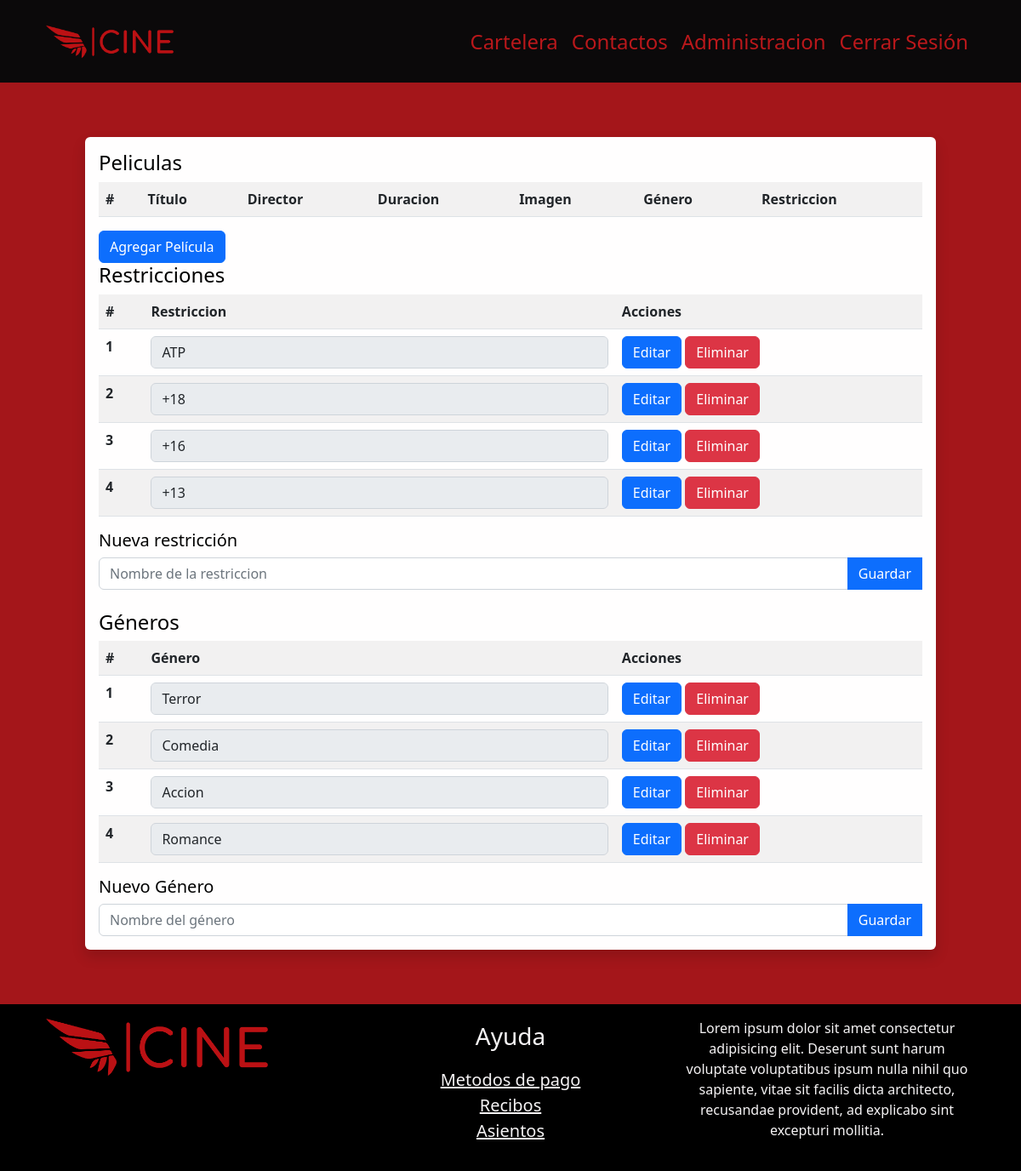
Screenshot of /administracion.php (signed in) with the database file from the repository.
### tables this page shows
CREATE TABLE `restricciones` (
  `restriccion_id` int(11) NOT NULL,
  `restriccion` varchar(5) DEFAULT NULL
);

CREATE TABLE `generos` (
  `genero_id` int(11) NOT NULL,
  `genero` varchar(30) NOT NULL
);

### administracion.php (the view, shortened to what this page needs)
<!DOCTYPE html>
<html lang="en">
<head>
  <link href="https://cdn.jsdelivr.net/npm/bootstrap@5.2.2/dist/css/bootstrap.min.css" rel="stylesheet"
>
  <link rel="stylesheet" href="styles.css">
  <link rel="stylesheet" href="administracion.css">
</head>
<body>
  <?php include 'Layout/header.php'; ?>
  <main class="w-100 py-5 color-black d-flex justify-content-center">
    <div id="ventana_admin" class="container rounded shadow d-flex flex-column col-11 col-md-10">
      <?php if (!isset($_GET["pelicula"])) { ?>
      <section>
        <h4> Peliculas </h4>
        <table class="table table-striped rounded">
          <tr>
            <th> # </th>
            <th> Título </th>
            <th> Director </th>
            <th> Duracion </th>
            <th> Imagen </th>
            <th> Género </th>
            <th> Restriccion </th>
          </tr>
        </table>
        <a href="administracion.php?pelicula=0" class="btn btn-primary"> Agregar Película </a>
        <br>
      </section>
      <section>
        <h4> Restricciones </h4>
        <form id="form-restricciones" action="abm.php" method="post">
          <table class="table table-striped">
            <tr>
              <th> # </th>
              <th> Restriccion </th>
              <th> Acciones </th>
            </tr>
            <?php
        $res = $conn->query("SELECT restriccion_id, restriccion FROM restricciones;");
        if ($res->num_rows > 0) {
          while ($row = $res->fetch_assoc()) {
            echo "<tr>";
            echo "  <th>" . $row["restriccion_id"] . "</th>";
            echo "  <td><input id='restriccion-" . $row["restriccion_id"] . "' name='restriccion-" . $row["restriccion_id"] . "' value='" . $row["restriccion"] . "' class='form-control' disabled></td>";
            echo "  <td>";
            echo "    <button type='button' id='modificar-restriccion-" . $row["restriccion_id"] . "' onclick='modificarRestriccion(" . $row["restriccion_id"] . ")'";
            echo "    class='btn btn-primary'> Editar </button>";
            echo "    <button type='button' id='eliminar-restriccion-" . $row["restriccion_id"] . "' name='seleccion' onclick='eliminarRestriccion(" . $row["restriccion_id"] . ")'";
            echo "    class='btn btn-danger'> Eliminar </button>";
            echo "  </td>";
            echo "</tr>";
          }
        }
            ?>
          </table>
        </form>
        <form action="abm.php" method="post" id="form-nuevo-restriccion">
          <h5> Nueva restricción </h5>
          <div class="input-group">
            <input type="text" name="restriccion" placeholder="Nombre de la restriccion" class="form-control" required>
            <button type="submit" class="btn btn-primary"> Guardar </button>
          </div>
        </form>
      </section>
      <br>
      <section>
        <h4> Géneros </h4>
        <form id="form-generos" action="abm.php" method="post">
          <table class="table table-striped">
            <tr>
              <th> # </th>
              <th> Género </th>
              <th> Acciones </th>
            </tr>
            <?php
        $res = $conn->query("SELECT genero_id, genero FROM generos;");
        if ($res->num_rows > 0) {
          while ($row = $res->fetch_assoc()) {
            echo "<tr>";
            echo "  <th>" . $row["genero_id"] . "</th>";
            echo "  <td><input id='genero-" . $row["genero_id"] . "' name='genero-" . $row["genero_id"] . "' value='" . $row["genero"] . "' class='form-control' disabled></td>";
            echo "  <td>";
            echo "    <button type='button' id='modificar-genero-" . $row["genero_id"] . "' onclick='modificarGenero(" . $row["genero_id"] . ")'";
            echo "    class='btn btn-primary'> Editar </button>";
            echo "    <button type='button' id='eliminar-genero-" . $row["genero_id"] . "' name='seleccion' onclick='eliminarGenero(" . $row["genero_id"] . ")'";
            echo "    class='btn btn-danger'> Eliminar </button>";
            echo "  </td>";
            echo "</tr>";
          }
        }
            ?>
          </table>
        </form>
        <form action="abm.php" method="post" id="form-nuevo-genero">
          <h5> Nuevo Género </h5>
          <div class="input-group">
            <input type="text" name="genero" placeholder="Nombre del género" class="form-control" required>
            <button type="submit" class="btn btn-primary"> Guardar </button>
          </div>
        </form>
      </section>
      <?php } ?>
    </div>
  </main>
  <?php include 'Layout/footer.php'; ?>
</body>
</html>

### Layout/header.php (shortened to what this page needs)
<?php
$conn = new mysqli("localhost", "root", "", "cine") or die("not connected" . mysqli_connect_error());
if (isset($_COOKIE["username"])) {
  $privilegio = $conn->query("SELECT privilegios FROM clientes WHERE usuario = '" . $_COOKIE["username"] . "'")->fetch_assoc()["privilegios"];
}
?>
<header class="w-100">
  <div class="container">
    <nav class="navbar navbar-dark navbar-expand-md py-3">
      <div class="container-fluid">
        <a class="navbar-brand" href="index.php">
          <img src="Multimedia/Logos/svg/logo-no-background.svg" alt="Logo" width="150" height="54"
            class="d-inline-block align-text-top">
        </a>
        <div class="collapse navbar-collapse" id="navbarSupportedContent">
          <ul class="navbar-nav ms-auto mb-2 mb-lg-0 text-center">
            <li class="nav-item">
              <a class="nav-link color_primary fs-4" aria-current="page" href="index.php">Cartelera</a>
            </li>
            <li class="nav-item">
              <a class="nav-link color_primary fs-4" href="#footer">Contactos</a>
            </li>
            <?php if (!isset($_COOKIE["username"])) { ?>
            <li class="nav-item">
              <a class="nav-link color_primary fs-4" href="login.php">Iniciar Sesión</a>
            </li>
            <?php
            } else {
              if ($privilegio == 1) { ?>
            <li class="nav-item">
              <a class="nav-link color_primary fs-4" href="administracion.php">Administracion</a>
            </li>
            <?php }?>
            <li class="nav-item">
              <a class="nav-link color_primary fs-4" onclick="deleteAllCookies()" href="login.php">Cerrar Sesión</a>
            </li>
              <?php }?>
          </ul>
        </div>
      </div>
    </nav>
  </div>
</header>

### Layout/footer.php
<footer id="footer" class="w-100 p-3 color_wt">
    <div class="container row mx-auto">
      <div class="col-lg-4 mb-4 mb-md-0">
        <img src="Multimedia/Logos/svg/logo-no-background.svg" alt="Logo" class="d-inline-block align-text-top w-75">
      </div>
      <div class="col-lg-4 mb-4 mb-md-0 text-center">
          <span class="fs-3">Ayuda</span>
          <ul class="mt-3 p-0">
            <li><a href="#" class="color_wt fs-5">Metodos de pago</a></li>
            <li><a href="#" class="color_wt fs-5">Recibos</a></li>
            <li><a href="#" class="color_wt fs-5">Asientos</a></li>
          </ul>
      </div>
      <div class="col-lg-4">
        <p class="text-center">Lorem ipsum dolor sit amet consectetur adipisicing elit. Deserunt sunt harum voluptate voluptatibus ipsum nulla nihil quo sapiente, vitae sit facilis dicta architecto, recusandae provident, ad explicabo sint excepturi mollitia.</p>
      </div>
    </div>
  </footer>

### styles.css (style rules this page uses)
body { background: #0B090A; }
main { background: #A4161A; }
footer { background-color: #000; }
ul { list-style: none; }
.color_primary { color: #BA181B; }
.color_wt { color: #F5F3F4; }

### administracion.css (style rules this page uses)
#ventana_admin { position: relative; background-color: #FFFEFE; margin: 1em; padding: 1em; color: black; }

### rows the page displays
restricciones: restriccion_id "1", restriccion "ATP"
restricciones: restriccion_id "2", restriccion "+18"
restricciones: restriccion_id "3", restriccion "+16"
restricciones: restriccion_id "4", restriccion "+13"
generos: genero_id "1", genero "Terror"
generos: genero_id "2", genero "Comedia"
generos: genero_id "3", genero "Accion"
generos: genero_id "4", genero "Romance"
